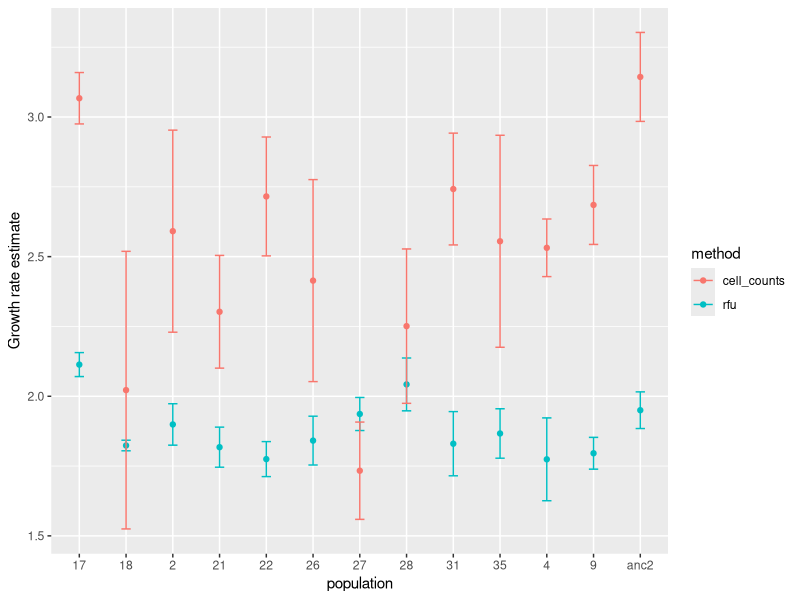
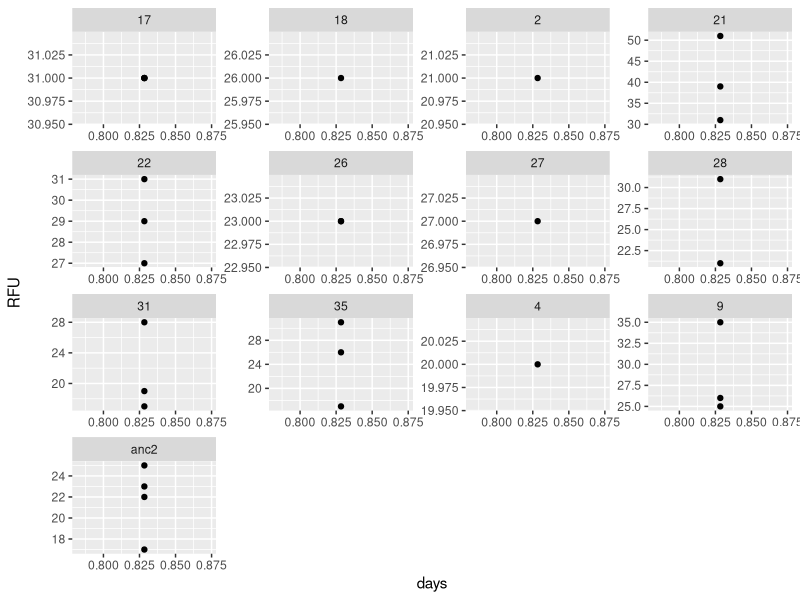
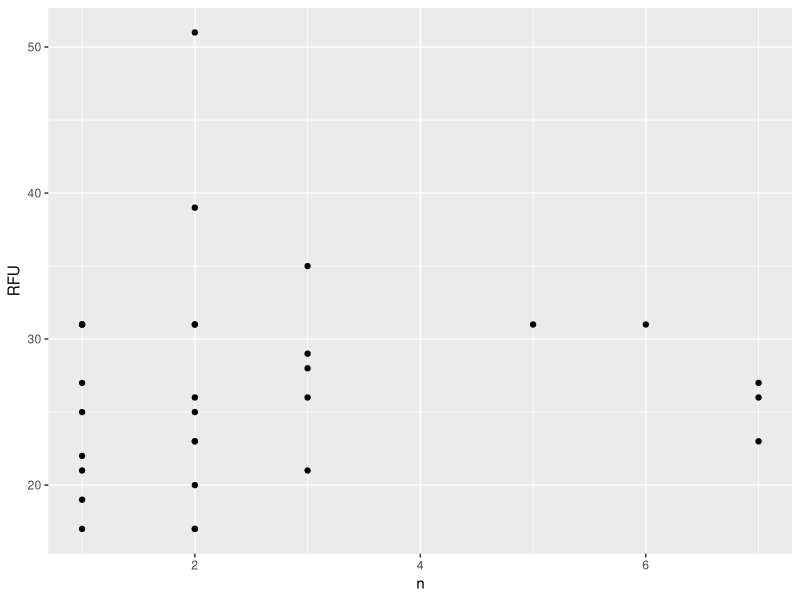
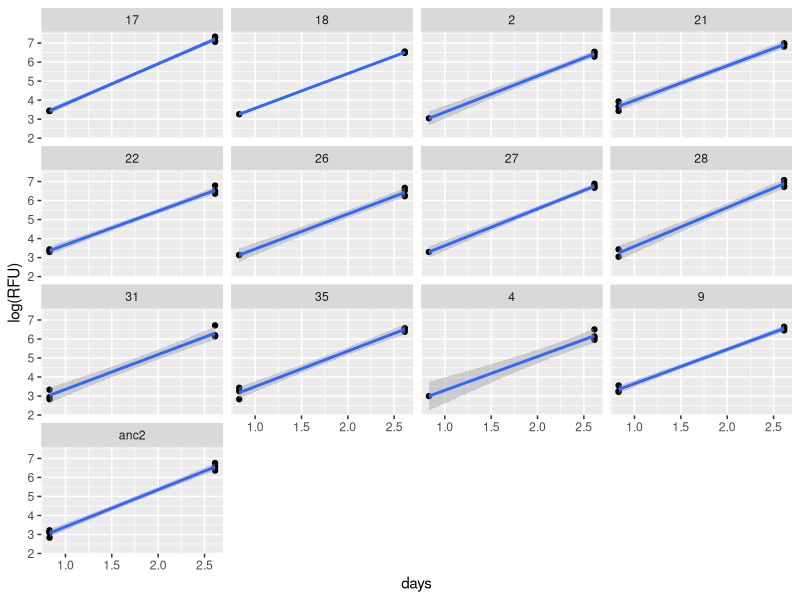
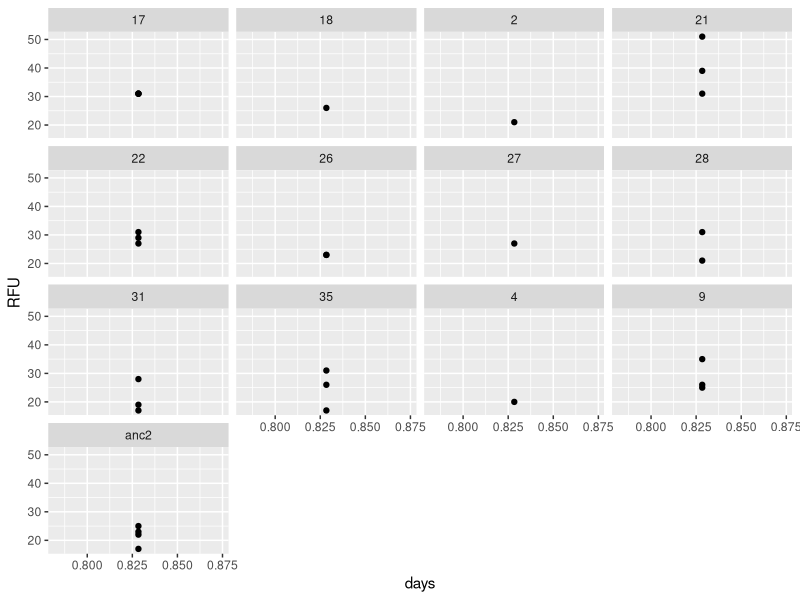
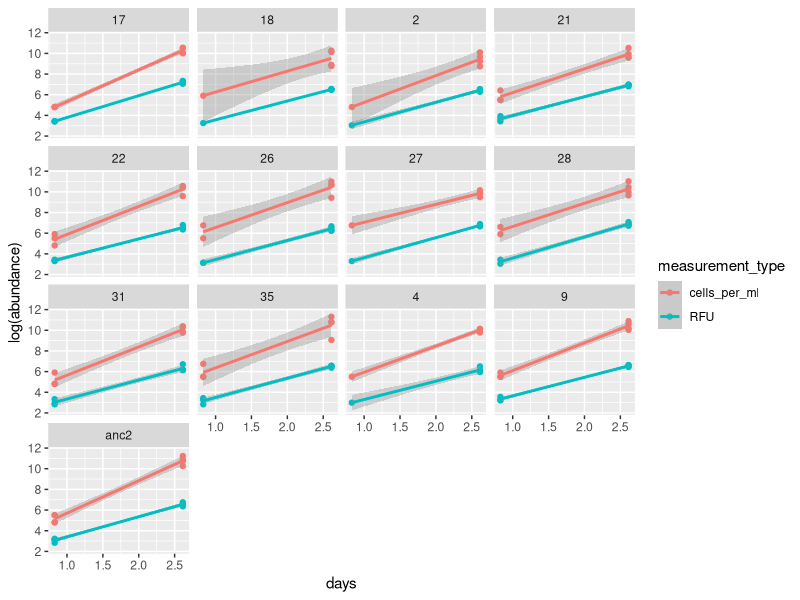
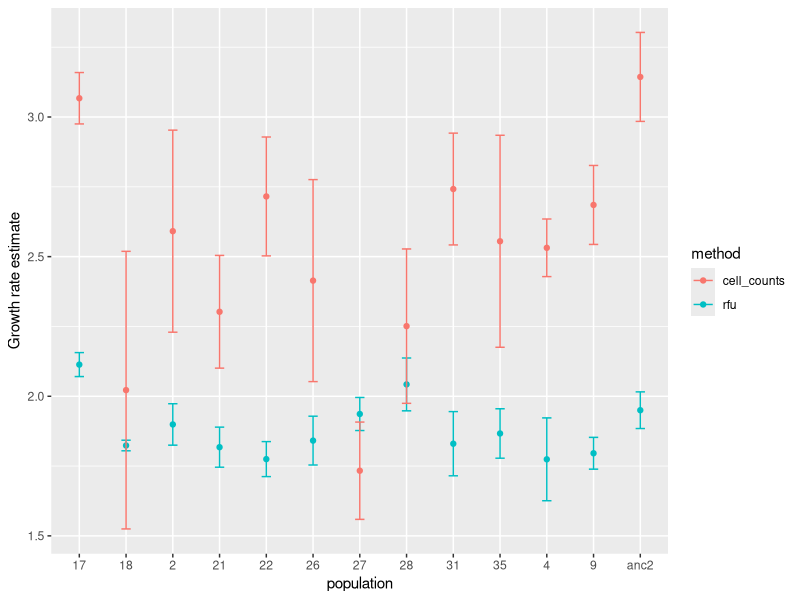
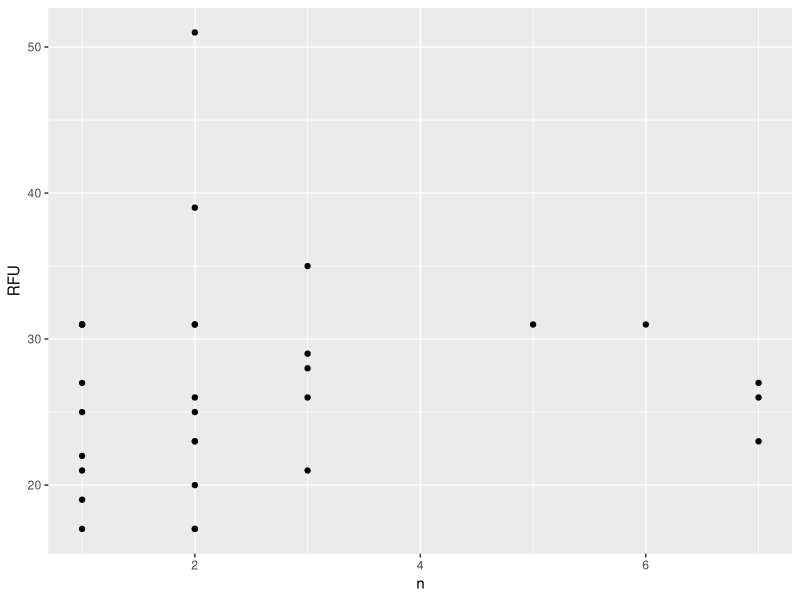

Write the R code that produced these figures, in order.
library(tidyverse)
library(tidyr)
library(broom)
library(cowplot)

all4 <- read_csv("data-processed/chlamee-acclimated-cells-RFU-test.csv")


rfu_growth <- all4 %>% 
	dplyr::group_by(population) %>% 
	do(tidy(lm(log(RFU) ~ days, data = .), conf.int = TRUE)) %>% 
	filter(term == "days") %>% 
	mutate(method = "rfu")

count_growth <- all4 %>% 
	dplyr::group_by(population) %>% 
	do(tidy(lm(log(cells_per_ml) ~ days, data = .), conf.int = TRUE)) %>% 
	filter(term == "days") %>% 
	mutate(method = "cell_counts")


all_growth <-bind_rows(rfu_growth, count_growth)

all_growth %>% 
	ggplot(aes(x = population, y = estimate, color = method)) + geom_point() +
	geom_errorbar(aes(ymin = estimate - std.error, ymax = estimate + std.error), width = 0.2) +
	ylab("Growth rate estimate")
ggsave("figures/chlamee-22C-growth-rate-comparison.pdf", width = 8, height = 6)

all4 %>% 
	filter(days < 1) %>% 
	ggplot(aes(x = days, y = RFU)) + geom_point() + 
	facet_wrap( ~ population, scales = "free") 

all4 %>% 
	filter(days < 1) %>% 
	ggplot(aes(x = n, y = RFU)) + geom_point() 
ggsave("figures/RFU-v-events-22C.pdf", width = 6, height = 4)

all4 %>% 
	# filter(days < 1) %>% 
	ggplot(aes(x = days, y = log(RFU))) + geom_point() + 
	facet_wrap( ~ population)  + geom_smooth(method = "lm")

all4 %>% 
	filter(days < 1) %>% 
	ggplot(aes(x = days, y = RFU)) + geom_point() + 
	facet_wrap( ~ population) 


all4 %>% 
	gather(key = "measurement_type", value = "abundance", RFU, cells_per_ml) %>% 
	group_by(measurement_type) %>% 
	ggplot(aes(x = days, y = log(abundance), color = measurement_type)) + geom_point() + 
	facet_wrap( ~ population)  + geom_smooth(method = "lm")
ggsave("figures/abundance_v_time_chlamee_acclimated_22C_test.pdf", width = 10, height = 8)
